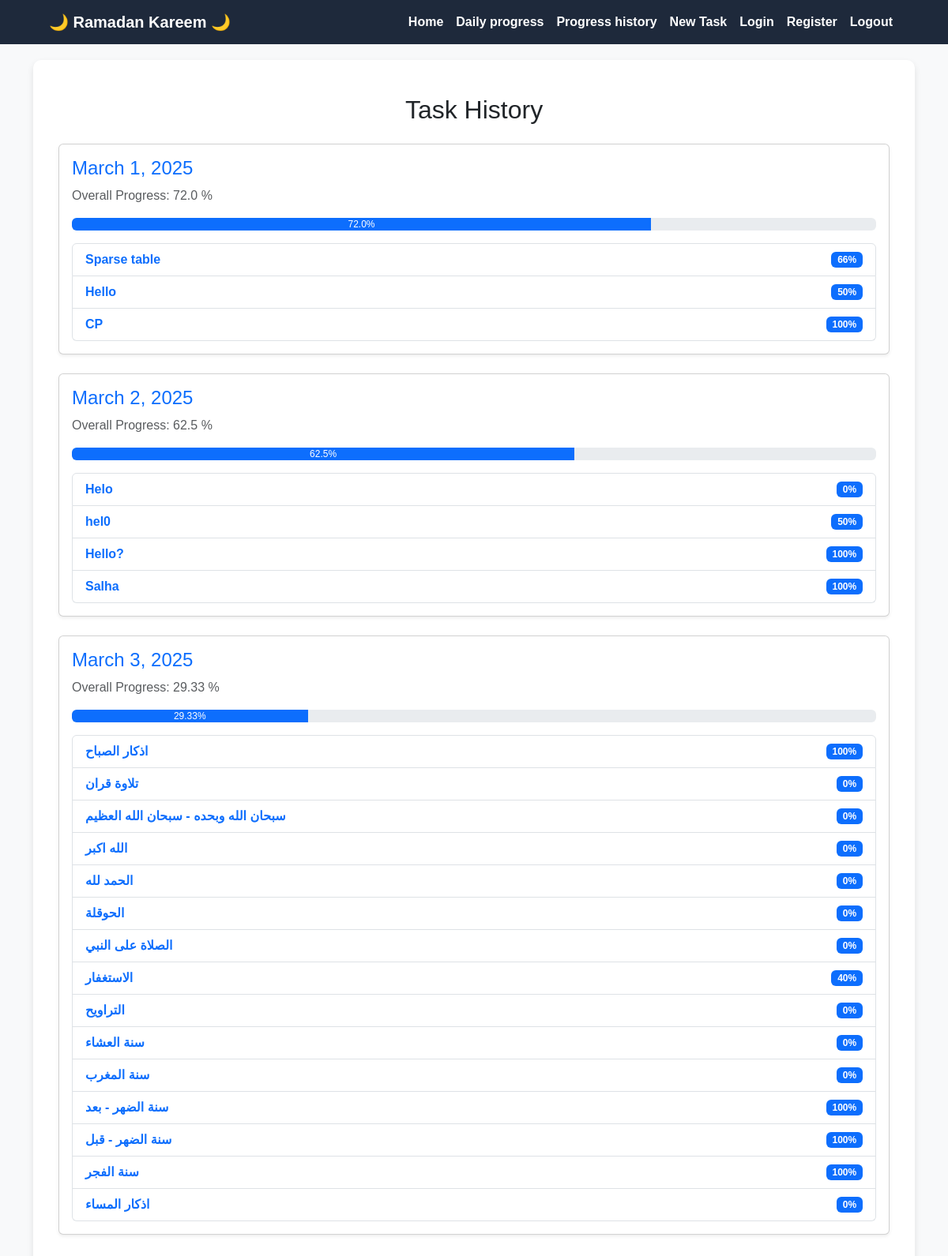
The app's page /progress_overview/ (signed in) with its own data.
### tasks/models.py (models this page shows, shortened)
class Task(models.Model):
    user = models.ForeignKey(
        'auth.User',
        on_delete=models.CASCADE,
    )
    title = models.CharField(
        max_length=100,
    )
    goal = models.IntegerField(
        default=1,
        validators=[MinValueValidator(1)]
    )
    created_at = models.DateTimeField(
        auto_now_add=True,
    )
    description = models.TextField(
        blank=True,
        null=True,
    )
    current_achieved = models.IntegerField(
        default=0,
        validators=[MinValueValidator(0)]
    )
    progress = models.IntegerField(
        default = 0,
    )
    class Meta:
        ordering = ['-created_at']

### tasks/views.py (the view)
# urls.py: path('progress_overview/', progress_overview, name='progress_overview'),
@login_required(login_url='/login')
def progress_overview(request):
    user = request.user
    task_dates = Task.objects.filter(user=user).dates('created_at', 'day')
    progress_by_day = []
    for date in task_dates:
        tasks_on_day = Task.objects.filter(user=user, created_at__date=date)
        avg_progress = tasks_on_day.aggregate(avg_progress=Avg('progress'))['avg_progress'] or 0
        progress_by_day.append({
            'date': date,
            'tasks': tasks_on_day,
            'avg_progress': round(avg_progress, 2),
        })
    context = {
        'progress_by_day': progress_by_day,
    }
    return render(request, 'progress_overview.html', context)

### templates/progress_overview.html
{% extends "base.html" %}
{% block content %}
<div class="container mt-4">
    <h2 class="text-center mb-4">Task History</h2>
    {% for day in progress_by_day %}
        <div class="card shadow-sm mb-4">
            <div class="card-body">
                <h4 class="card-title text-primary">{{ day.date }}</h4>
                <p class="text-muted">Overall Progress: {{day.avg_progress}} %</p>
                <div class="progress mb-3">
                    <div class="progress-bar" role="progressbar"
                        style="width: {{ day.avg_progress }}%;"
                        aria-valuenow="{{ day.avg_progress }}"
                        aria-valuemin="0" aria-valuemax="100">
                        {{ day.avg_progress }}%
                    </div>
                </div>
                <ul class="list-group">
                    {% for task in day.tasks %}
                        <li class="list-group-item d-flex justify-content-between align-items-center">
                            <strong> <a href="{% url 'task_details' task.id %} " style='text-decoration: none'> {{ task.title }} </a> </strong>
                            <span class="badge bg-primary">{{ task.progress }}%</span>
                        </li>
                    {% endfor %}
                </ul>
            </div>
        </div>
    {% empty %}
        <p class="text-center text-muted">No task history available.</p>
    {% endfor %}
</div>
{% endblock %}

### static/css/home.css (style rules this page uses)
body { background-color: #f8f9fa; font-family: 'Tajawal', sans-serif; }

### records on screen
Task: title "Sparse table", progress "66"
Task: title "Hello", progress "50"
Task: title "CP", progress "100"
Task: title "Helo", progress "0"
Task: title "hel0", progress "50"
Task: title "Hello?", progress "100"
Task: title "Salha", progress "100"
Task: title "اذكار الصباح", progress "100"
Task: title "تلاوة قران", progress "0"
Task: title "سبحان الله وبحده - سبحان الله العظيم", progress "0"
Task: title "الله اكبر", progress "0"
Task: title "الحمد لله", progress "0"
Task: title "الحوقلة", progress "0"
Task: title "الصلاة على النبي", progress "0"
Task: title "الاستغفار", progress "40"
Task: title "التراويح", progress "0"
Task: title "سنة العشاء", progress "0"
Task: title "سنة المغرب", progress "0"
Task: title "سنة الضهر - بعد", progress "100"
Task: title "سنة الضهر - قبل", progress "100"
Task: title "سنة الفجر", progress "100"
Task: title "اذكار المساء", progress "0"

### other values on screen
{{ day.date }} "March 1, 2025" "March 2, 2025" "March 3, 2025"
{{ day.avg_progress }} "72.0" "62.5" "29.33"
